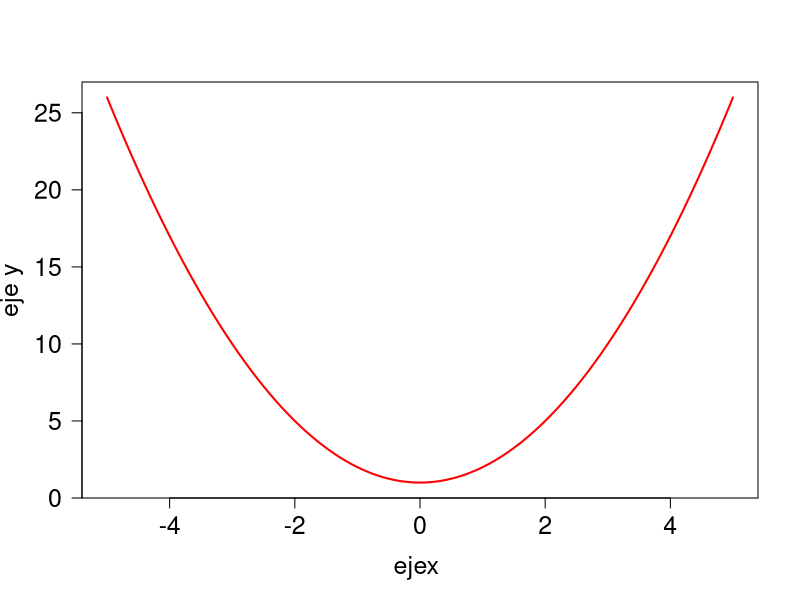
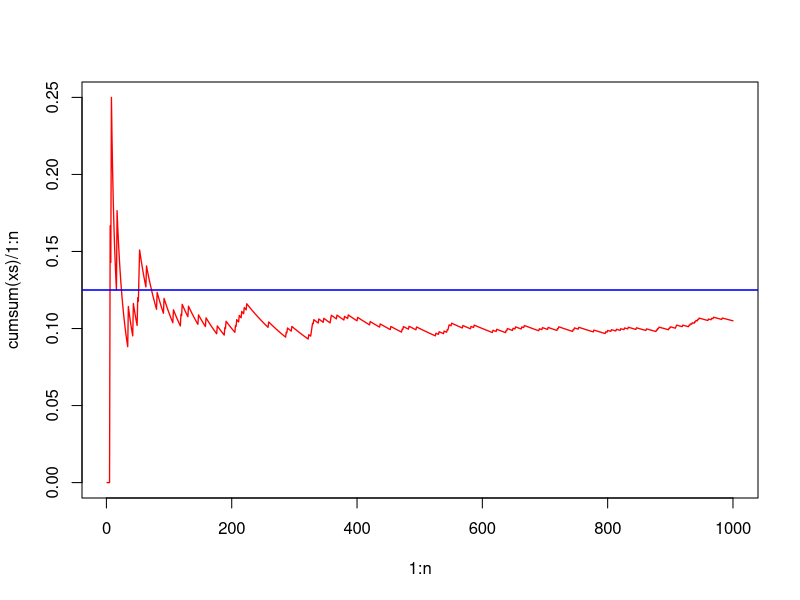

Source code (R) for these figures, in order:
## ---- chunk 1
x = TRUE; y = FALSE;
x1 = T ; y1= F
x;y;x1;y1
## ---- chunk 2
x2 = c(T,F,T,F);
y2 = c(T,T,F,F)
x2 ; y2
## ---- chunk 3
2*x2 ; -3*y2;
## ---- chunk 4
3==4;
4<=5;
3!=5
## ---- chunk 5
x2 = c(T,F,T,F);
y2 = c(T,T,F,F)
x2 & y2
## ---- chunk 6
x2 = c(T,F,T,F);
y2 = c(T,T,F,F)
x2 | y2
## ---- chunk 7
x2 = c(T,F,T,F);
y2 = c(T,T,F,F)
!(x2 | y2)
## ---- chunk 8
x = seq(-5 , 5 , 0.1)
y = x^2+1
plot(x,y,col="red" , type= "l" , lwd=2, las = 1 , cex.axis=1.5 , xlab = "ejex ", ylab = "eje y",
     cex.lab = 1.5)
## ---- chunk 9
z= 1:20
#con reemplazo
sample(z,7,replace = T)
#sin reemplazo
sample(z,7,replace = F)
## ---- chunk 10
#evento A
#evento A salen 3 caras = 1/8
sample(c("C","S"),3,replace=T)
## ---- chunk 11
#cara = 1 sello = 0
n=1000
xs = numeric(n)
for(i in 1:n){
  trial = sample(c(1,0),3,replace=TRUE)
  if(sum(trial)==3) 
    xs[i]=1 
  else 
    xs[i]=0
}
mean(xs)
plot(1:n,cumsum(xs)/1:n, col="red",type="l",lwd=1.3)
abline(h=0.125 , col="blue" ,lwd=1.5)

## ---- chunk 12

